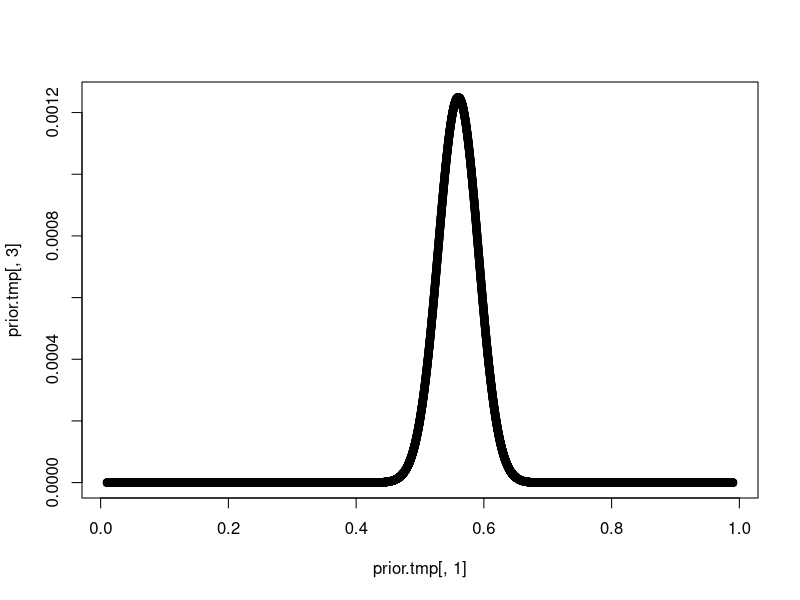

Write the R code that produced this figure.
# Hello world

# Question 1: does die10 show a bigger value than die6?

rm(list=ls())
die6<- c(1:6, rep(1/6,6))
die10<-c(1:10,rep(1/10,10))
dim(die6)<-c(6,2)
dim(die10)<-c(10,2)

res<-rep(NA,120)
dim(res)<-c(6,10,2)

test<-rep(NA,60)
dim(test)<-c(6,10)

for (i in 1:6){
  for (j in 1:10){
    res[i,j,1]<-die6[i,2]*die10[j,2]
    res[i,j,2]<-die10[j,1]>die6[i,1]
  }
}

a<-sum(res[,,1][res[,,2]==1])
a
#a is then the prob that the die shows a larger value on die 10 than die 6 = 0.65


#Question 2: Is the coin fair? It was flipped 250 times and 140 were heads and 110 were tails

rm(list=ls())
data<-c(rep(1,140), rep(0,110))
prior.tmp<-rep(NA,30000)
dim(prior.tmp)<-c(10000,3)

#Option 1 A uniform prior
#prior.tmp[,1]<-runif(10000)

#Option 2 A uniform prior build by a sequence of equally spaced numbers
#this is better than the uniform distribution because of the pure
#uniformity of the numbers
prior.tmp[,1]<-seq(from=0.01,to=0.99, length=10000)

#option 3 see what happens if you start with a normal prior
#prior.tmp[,1]<-rnorm(10000, mean=0.5, sd=0.1)

prior.tmp[,2]<-1

for (i in 1:length(data)){
  prior.tmp[,2]<-abs((1-data[i])-prior.tmp[,1])*prior.tmp[,2]
  }
#now normalize by deviding by the total amount of remaining confidence
prior.tmp[,3]<-prior.tmp[,2]/sum(prior.tmp[,2])
#And plot the confidence by hypothesis for the posterior distribution
plot(prior.tmp[,1], prior.tmp[,3])
posterior<-prior.tmp
#note that the scale of the y axis is 'relative confidnece'
#it is unitless and related to the number of initial hypotheses in the
#prior distribution.

#This is the sum of all likelihoods
sum(posterior[,3])
#This is the sum in a small range around 0.5
sum(posterior[,3][(posterior[,1]>0.4979908)&(posterior[,1]<0.620111)])
#The most likely value is the centre of max of the posterior distribution and
#it is calculated as follows:
mlv<-sum(posterior[,1]*posterior[,3])
#This means that the most likely probability heads for this coin given the
#observed evidence is 0.5595 which is equivalent to the proportion of heads in
#the evidence because the pror distribution we started with was a uniform

#The 95% credibility interval of the point estimate for the coind is 
#the range of of probabilities on the x axis that include 95% of the are under the
#curve because we have probability summing to 1 we know that we are looking for
#the point of 0.025 area on the right and 0.025 area on the left

posterior[,2]<-seq(from=1,to=10000, length=10000)

for (i in 1:10000) {
  a<-sum(posterior[,3][(posterior[,2]<=i)])
  if (a<0.025) {
    b<-1
    next
  }
  else {
    low_95<-posterior[i,1]
    break
  }
}

posterior[,2]<-seq(from=10000,to=1, length=10000)

for (i in 1:10000) {
  a<-sum(posterior[,3][(posterior[,2]<=i)])
  if (a<0.025) {
    b<-1
    next
  }
  else {
    upper_95<-posterior[10000-i,1]
    break
  }
}

cat("\n", "The most likely value for the coin is", mlv, "and it is 95% likely","\n", "that is has a value between", low_95, "and", upper_95)






# is Alice smarter?
#Alice gets 780 on the SAT and bob gets 760
#we have a prior distribution of SAT scores from the population
#Then we ask: Is alice smarter than bob. ie is alice more likely to 
#correctly answer a question than bob

#Now we can reformulate the question and ask if the coin is biased in a different way
#the coin could be in a range. We don't know where in the range but
#could ask if it is in the range. Let's say we want to know if the liklihood of the 
#coin being anywhere between 0 and 1 is greater than the likelihood of the coin being 0.5
